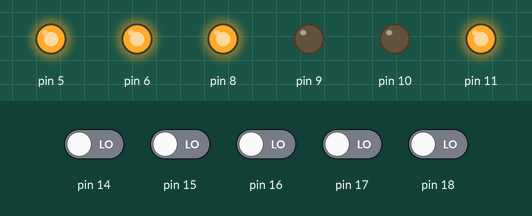
A sketch run on a simulated Arduino Uno, built with avr-gcc and run on an emulated ATmega328P. Shown: output pins drawn as LEDs (lit = HIGH). The inputs (shaded band) are chosen by the test bench; at power-on: pin 14–18 LOW. What the sketch prints to the serial monitor is not drawn.

Above: at 1.2 s.
1.3 s: pin 14 driven HIGH
At 2.5 s:
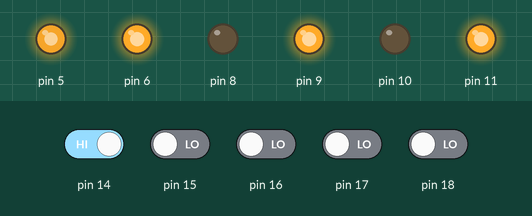
Timing chart, 0 to 2.0 s (numbered marks = the images above; inputs shaded):
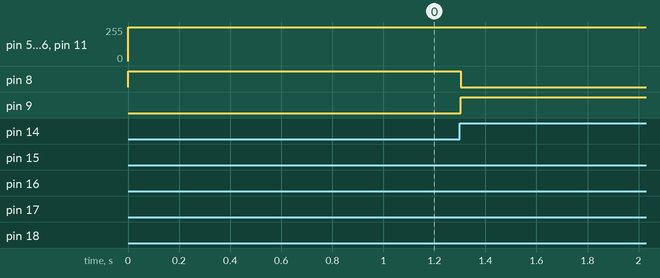

Measured:
- after the input at 1.3 s, pin 8: HIGH → LOW at once; pin 9: LOW → HIGH at once

The sketch:

Run_Code.ino
```cpp
#include <Arduino.h>
#include <avr/io.h>

unsigned long count;
uint8_t sensor[5];
char Case;


void delay_ms (uint16_t millisecond) {
  unsigned long sec;
  sec = ((16000000/12)/1000)*millisecond;
  for (count = 0; count < sec; count ++);
}

void setPWM_leftmotor (uint8_t PWM6){
  TCCR0A = 0b10000011;
  TCCR0B = 0b00000001;
  OCR0A = PWM6;
}

void setPWM_rightmotor (uint8_t PWM5){
  TCCR0A = 0b00100011;
  TCCR0B = 0b00000001;
  OCR0B = PWM5;
}

void Forward (){
  PORTB = 0b00001010;
}

void Backward (){
  PORTB = 0b00000101;
}

void Stop (){
  PORTB = 0b00000000;
}

void TurnLeft (){
  PORTB = 0b00000110;
}

void TurnRight (){
  PORTB = 0b00001001;
}

void TestCodeMotor (){
  // BASIC MOVING FUNCTION AND PWM TESTING
  Forward ();
  Serial.println ("Forward");
  delay_ms (5000);

  Backward ();
  Serial.println ("Backward");
  delay_ms (1000);

  TurnLeft ();
  Serial.println ("Left");
  delay_ms (300);

  Forward ();
  Serial.println ("Forward");
  delay_ms (5000);

  TurnRight ();
  Serial.println ("Right");
  delay_ms (300);

  Forward ();
  Serial.println ("Forward");
  delay_ms (5000);

  Stop ();
  Serial.println ("Stop");
  delay_ms (1000);

  for (int a = 0; a <= 255; a+=5){
    setPWM_leftmotor (a);
    Forward ();
    Serial.println ("PWM Left");
    delay_ms (100);
  }

  for (int a = 0; a <= 255; a+=5){
    setPWM_rightmotor (a);
    Backward ();
    Serial.println ("PWM Right");
    delay_ms (100);
  }
}

void ReadSensors (){
  // Sensor 0
    if (PINC & (1<<0)){
      sensor[0] = 1;
    }else{
      sensor[0] = 0;}

// Sensor 1
    if (PINC & (1<<1)){
      sensor[1] = 1;
    }else{
      sensor[1] = 0;}

// Sensor 2
    if (PINC & (1<<2)){
      sensor[2] = 1;
    }else{
      sensor[2] = 0;}

// Sensor 3
    if (PINC & (1<<3)){
      sensor[3] = 1;
    }else{
      sensor[3] = 0;}


// Sensor 4
    if (PINC & (1<<4)){
      sensor[4] = 1;
    }else{
      sensor[4] = 0;}

     //Print in the serial monitor
    Serial.print (sensor[0]);
    Serial.print ("   ");
    Serial.print (sensor[1]);
    Serial.print ("   ");
    Serial.print (sensor[2]);
    Serial.print ("   ");
    Serial.print (sensor[3]);
    Serial.print ("   ");
    Serial.print (sensor[4]);
    Serial.print ("   ");
}

void SensorsCondition (){
    ReadSensors ();
  // STRAIGHT
    if (sensor[0]==0 && sensor[1]==0 && sensor[2]==1 && sensor[3]==0 && sensor[4]==0) {
      Case = 'S'; // Straight 00100
      //Serial.println ("Straight");
    }
// CALIBRATE RIGHT
    else if ((sensor[0]==0 && sensor[1]==1 && sensor[2]==0 && sensor[3]==0 && sensor[4]==0)
          || (sensor[0]==0 && sensor[1]==1 && sensor[2]==1 && sensor[3]==0 && sensor[4]==0)
          || (sensor[0]==1 && sensor[1]==1 && sensor[2]==0 && sensor[3]==0 && sensor[4]==0)
          || (sensor[0]==1 && sensor[1]==0 && sensor[2]==0 && sensor[3]==0 && sensor[4]==0)) {
      Case = 'r';
      //Serial.println("Calibrate right");
    }

// TURN RIGHT
    else if ((sensor[0]==0 && sensor[1]==0 && sensor[2]==1 && sensor[3]==1 && sensor[4]==1)
          || (sensor[0]==0 && sensor[1]==1 && sensor[2]==1 && sensor[3]==1 && sensor[4]==1)) {
      Case = 'R'; // Turn Right 00111
                  //            01111
      //Serial.println ("Right");
    }

// CALIBRATE LEFT
    else if ((sensor[0]==0 && sensor[1]==0 && sensor[2]==0 && sensor[3]==1 && sensor[4]==0)
          || (sensor[0]==0 && sensor[1]==0 && sensor[2]==1 && sensor[3]==1 && sensor[4]==0)
          || (sensor[0]==0 && sensor[1]==0 && sensor[2]==0 && sensor[3]==1 && sensor[4]==1)
          || (sensor[0]==0 && sensor[1]==0 && sensor[2]==0 && sensor[3]==0 && sensor[4]==1)) {
      Case = 'l';
      //Serial.println("Calibrate left");
    }

// TURN LEFT
    else if ((sensor[0]==1 && sensor[1]==1 && sensor[2]==1 && sensor[3]==0 && sensor[4]==0)
          || (sensor[0]==1 && sensor[1]==1 && sensor[2]==1 && sensor[3]==1 && sensor[4]==0)) {
      Case = 'L'; // Turn Left 11100
                  //           11110
      //Serial.println ("Left");
    }

// DEADEND
    else if (sensor[0]==0 && sensor[1]==0 && sensor[2]==0 && sensor[3]==0 && sensor[4]==0){
      Case = 'D'; // Dead End 00000
      //Serial.println ("DeadEnd");
    }

// FINISH
    else if(sensor[0]==1 && sensor[1]==1 && sensor[2]==1 && sensor[3]==1 && sensor[4]==1){
      Case = 'F'; // Finish 11111
      //Serial.println ("Finish");
    }

// OTHERS
    else{
       Case = 'O';
       //Serial.println ("Errors");
    }
}

void RunCase (){
   SensorsCondition ();
   switch (Case){

      case 'S': // Straight
        setPWM_leftmotor (255);
        setPWM_rightmotor (255);
        Forward ();
        Serial.println ("Straight");
        break;

      case 'R': // Right
        setPWM_leftmotor (255);
        setPWM_rightmotor (255);
        TurnRight ();
        Serial.println ("TurnRight");
        break;

      case 'r': // Cali right
        Serial.println ("Cali right");
        for (int a = 255; a>=120; a-=5){
          setPWM_rightmotor (a);
          Forward ();
        }
        break;

      case 'L': // Left
        setPWM_leftmotor (255);
        setPWM_rightmotor (255);
        TurnLeft ();
        Serial.println ("TurnLeft");
        break;

      case 'l': // Cali left
        Serial.println ("Cali left");
        for (int a = 255; a>=120; a-=5){
          setPWM_leftmotor (a);
          Forward ();
        }
        break;

      case 'D': // Deadend
        setPWM_leftmotor (255);
        setPWM_rightmotor (255);
        TurnRight ();
        Serial.println ("DeadEnd");
        break;

      case 'F': // Finish
        Stop ();
        Serial.println ("Finish");
        break;

      default:
        Stop ();
        Serial.println ("Errors");
        break;
    }
}

void setup() {
//  DDRD |= (1<<5) | (1<<6);
  Serial.begin (115200);
  DDRD = 0b01100000;
  DDRB = 0b00001111;
  DDRC = 0b00000000;
  PORTD = 0b01100000;
}

void loop() {
    //TestCodeMotor ();
     RunCase ();
}
```
